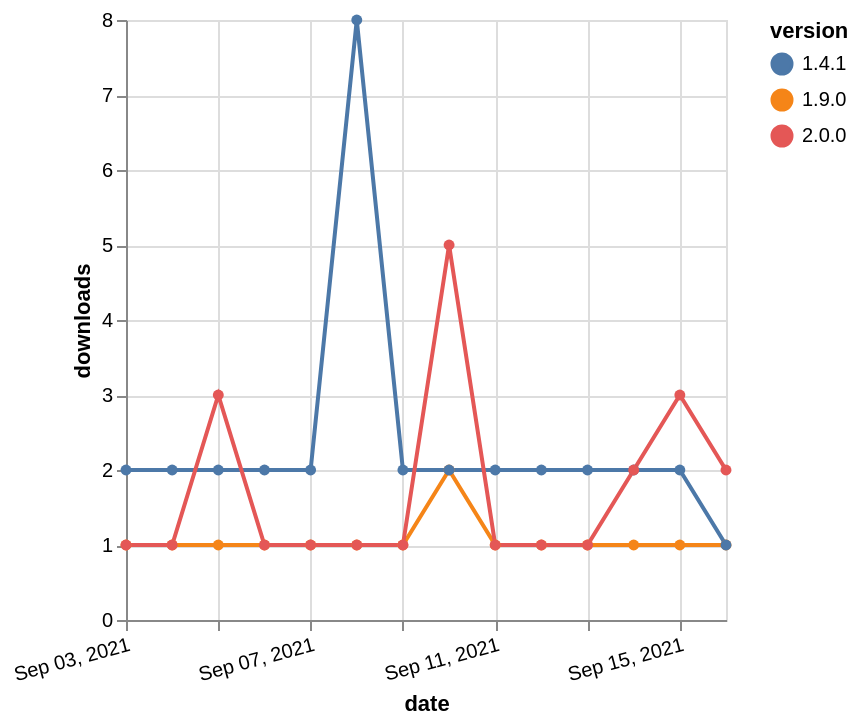

Vega-Lite specification for this chart:
### Vega-Lite specification from a JSON file in a GitHub repository (floating-point values rounded to 4 significant figures)
{"$schema": "https://vega.github.io/schema/vega-lite/v5.json", "description": "A simple bar chart with embedded data.", "data": {"values": [{"date": "2021-09-03", "total": 222, "delta": 1, "version": "1.9.0"}, {"date": "2021-09-04", "total": 223, "delta": 1, "version": "1.9.0"}, {"date": "2021-09-05", "total": 224, "delta": 1, "version": "1.9.0"}, {"date": "2021-09-06", "total": 225, "delta": 1, "version": "1.9.0"}, {"date": "2021-09-07", "total": 226, "delta": 1, "version": "1.9.0"}, {"date": "2021-09-08", "total": 227, "delta": 1, "version": "1.9.0"}, {"date": "2021-09-09", "total": 228, "delta": 1, "version": "1.9.0"}, {"date": "2021-09-10", "total": 230, "delta": 2, "version": "1.9.0"}, {"date": "2021-09-11", "total": 231, "delta": 1, "version": "1.9.0"}, {"date": "2021-09-12", "total": 232, "delta": 1, "version": "1.9.0"}, {"date": "2021-09-13", "total": 233, "delta": 1, "version": "1.9.0"}, {"date": "2021-09-14", "total": 234, "delta": 1, "version": "1.9.0"}, {"date": "2021-09-15", "total": 235, "delta": 1, "version": "1.9.0"}, {"date": "2021-09-16", "total": 236, "delta": 1, "version": "1.9.0"}, {"date": "2021-09-03", "total": 4848, "delta": 2, "version": "1.4.1"}, {"date": "2021-09-04", "total": 4850, "delta": 2, "version": "1.4.1"}, {"date": "2021-09-05", "total": 4852, "delta": 2, "version": "1.4.1"}, {"date": "2021-09-06", "total": 4854, "delta": 2, "version": "1.4.1"}, {"date": "2021-09-07", "total": 4856, "delta": 2, "version": "1.4.1"}, {"date": "2021-09-08", "total": 4864, "delta": 8, "version": "1.4.1"}, {"date": "2021-09-09", "total": 4866, "delta": 2, "version": "1.4.1"}, {"date": "2021-09-10", "total": 4868, "delta": 2, "version": "1.4.1"}, {"date": "2021-09-11", "total": 4870, "delta": 2, "version": "1.4.1"}, {"date": "2021-09-12", "total": 4872, "delta": 2, "version": "1.4.1"}, {"date": "2021-09-13", "total": 4874, "delta": 2, "version": "1.4.1"}, {"date": "2021-09-14", "total": 4876, "delta": 2, "version": "1.4.1"}, {"date": "2021-09-15", "total": 4878, "delta": 2, "version": "1.4.1"}, {"date": "2021-09-16", "total": 4879, "delta": 1, "version": "1.4.1"}, {"date": "2021-09-03", "total": 544, "delta": 1, "version": "2.0.0"}, {"date": "2021-09-04", "total": 545, "delta": 1, "version": "2.0.0"}, {"date": "2021-09-05", "total": 548, "delta": 3, "version": "2.0.0"}, {"date": "2021-09-06", "total": 549, "delta": 1, "version": "2.0.0"}, {"date": "2021-09-07", "total": 550, "delta": 1, "version": "2.0.0"}, {"date": "2021-09-08", "total": 551, "delta": 1, "version": "2.0.0"}, {"date": "2021-09-09", "total": 552, "delta": 1, "version": "2.0.0"}, {"date": "2021-09-10", "total": 557, "delta": 5, "version": "2.0.0"}, {"date": "2021-09-11", "total": 558, "delta": 1, "version": "2.0.0"}, {"date": "2021-09-12", "total": 559, "delta": 1, "version": "2.0.0"}, {"date": "2021-09-13", "total": 560, "delta": 1, "version": "2.0.0"}, {"date": "2021-09-14", "total": 562, "delta": 2, "version": "2.0.0"}, {"date": "2021-09-15", "total": 565, "delta": 3, "version": "2.0.0"}, {"date": "2021-09-16", "total": 567, "delta": 2, "version": "2.0.0"}]}, "width": "container", "mark": {"type": "line", "point": {"filled": true}}, "encoding": {"x": {"field": "date", "type": "temporal", "timeUnit": "yearmonthdate", "title": "date", "axis": {"labelAngle": -15}}, "y": {"field": "delta", "type": "quantitative", "title": "downloads"}, "color": {"field": "version", "type": "nominal"}, "tooltip": {"field": "delta"}}}
